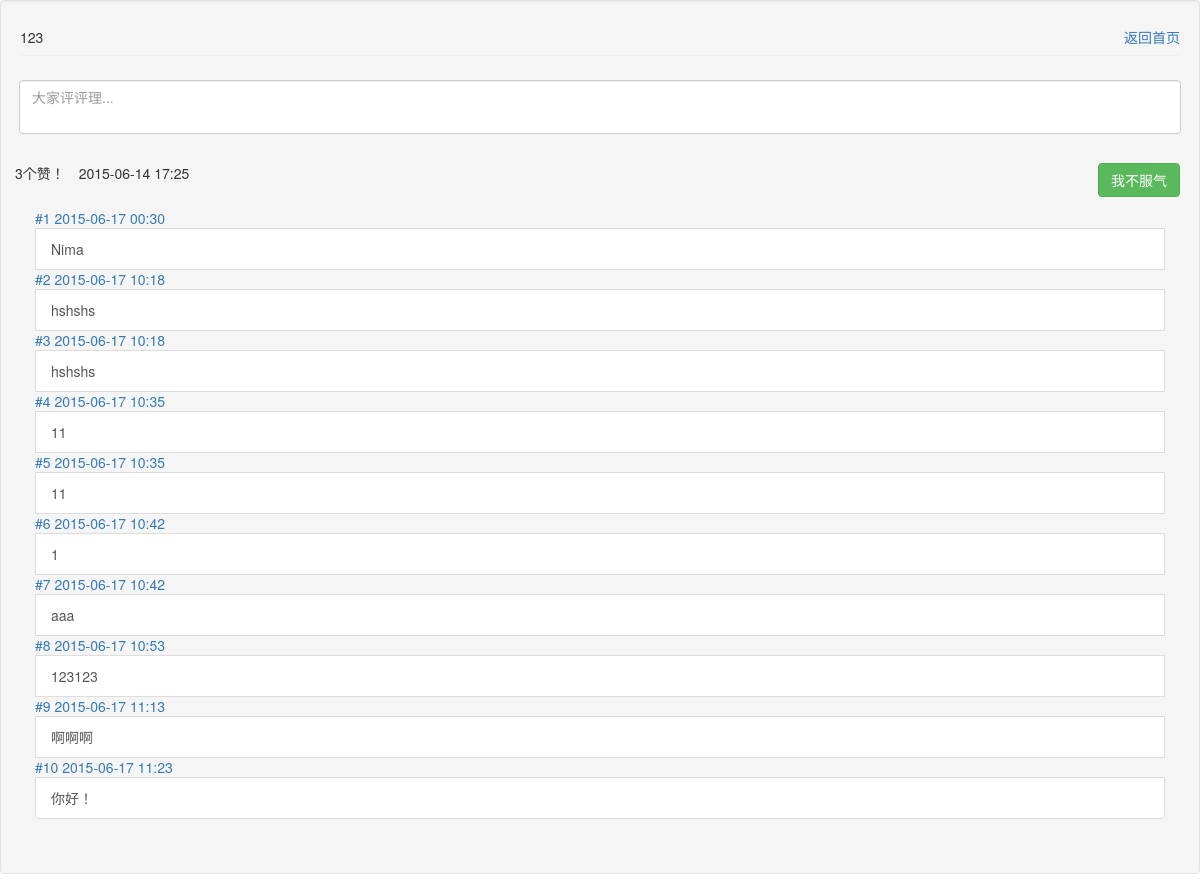
/comment/2, run on the app's committed database.
### Model.py (models this page shows, shortened)
class Post(db.Model):
	id = db.Column(db.Integer, primary_key=True)
	content = db.Column(db.Text)
	like_num = db.Column(db.Integer, default = 0)
	create_time = db.Column(db.DateTime, default=datetime.datetime.now)
	location = db.Column(db.Integer)
	comment_id = db.relationship('PostComment', backref='post')

class PostComment(db.Model):
	id = db.Column(db.Integer, primary_key=True)
	content = db.Column(db.Text)
	create_time = db.Column(db.DateTime, default=datetime.datetime.now)
	post_id = db.Column(db.Integer, db.ForeignKey('post.id'))

### ShitTalk.py (the view)
@app.route('/comment/<post_id>', methods=['GET', 'POST'])
def comment(post_id):
	post = Post.query.filter_by(id = int(post_id)).first()
	if post != None:
		if request.method == 'POST':
			if request.form['comment_content'] != "":
				comt = request.form['comment_content']
				post_id = post.id
				addComment.delay(comt, post_id)
				return redirect(url_for('comment', post_id = post_id))
		post = Post.query.filter_by(id = int(post_id)).first()
		post_content = post.content
		post_like = post.like_num
		post_time = post.create_time
		comments = PostComment.query.filter_by(post_id = int(post_id)).all()
		coms = []
		coms_time = []
		if comments != []:
			for x in comments:
				coms.append(x.content)
				coms_time.append(x.create_time)
		length = len(comments)
		post_id = str(post_id)
		return render_template('comment.html', length = length, comments = coms, comments_time = coms_time, post_content = post_content, post_time = post_time, post_like = post_like, post_id = post_id)
	return redirect(url_for('index'))

### templates/comment.html (shortened to what this page needs)
<!DOCTYPE html>
<html>
    <head>
        <link rel="stylesheet" type="text/css" href="../static/default.css">
        <link rel="stylesheet" href="../static/assets/css/bootstrap.css" type="text/css">
        <link rel="stylesheet" href="../static/assets/css/google-plus.css" type="text/css">
        <link rel="stylesheet" href="../static/assets/css/bootstrap.min.css" type="text/css">
    </head>
    <body>
        <div class="well">
             <form class="form-horizontal" role="form" action="{{ '/comment/'+ post_id }}" method="POST">
              <h5 style="word-break:break-word;">{{ post_content }}<a href="/" style="float:right;">返回首页</a></h5>
               <div class="form-group" style="padding:14px;">
                <textarea class="form-control" name="comment_content" placeholder="大家评评理..."></textarea>
              </div>
               <button class="btn btn-success pull-right" type="submit">我不服气</button>
               <ul class="list-inline">
                    <li>{{ post_like }}个赞！</li>
                    <li>{{ post_time.strftime('%Y-%m-%d %H:%M') }}</li>
               </ul>
            </form>
            <div class="panel-body">
              <div class="list-group">
                {% for i in range(length) %}
                    <a >#{{i+1}} {{ comments_time[i].strftime('%Y-%m-%d %H:%M') }}</a><a class="list-group-item" style="word-break:break-word;">{{ comments[i] }}</a>
                {% endfor %}
              </div>
            </div>
        </div>
    </body>
</html>

### static/default.css (style rules this page uses)
* { -webkit-box-sizing: border-box; -moz-box-sizing: border-box; box-sizing: border-box; }

### static/assets/css/google-plus.css (style rules this page uses)
body { background-color:#e0e0e0; -webkit-font-smoothing: antialiased; font: normal 14px Roboto,arial,sans-serif; }
.btn,.form-control,.panel,.list-group,.well { border-radius:1px;box-shadow:0 0 0; }
.form-control { border-color:#d7d7d7; }
.well,.panel { border-color:#d2d2d2;box-shadow:0 1px 0 #cfcfcf;border-radius:3px; }
.btn-success,.label-success,.progress-bar-success { background-color:#65b045; }
button { outline: 0; }
textarea { resize: none; outline: 0; }
.list-group-item:first-child,.list-group-item:last-child { border-radius:0; }
h3,h4,h5 { border:0 solid #efefef; border-bottom-width:1px; padding-bottom:10px; }

### data on the page
Post: content "123", strftime "2015-06-14 17:25"
PostComment: create_time "2015-06-17 00:30", content "Nima"
PostComment: create_time "2015-06-17 10:18", content "hshshs"
PostComment: create_time "2015-06-17 10:18", content "hshshs"
PostComment: create_time "2015-06-17 10:35", content "11"
PostComment: create_time "2015-06-17 10:35", content "11"
PostComment: create_time "2015-06-17 10:42"
PostComment: create_time "2015-06-17 10:42", content "aaa"
PostComment: create_time "2015-06-17 10:53", content "123123"
PostComment: create_time "2015-06-17 11:13", content "啊啊啊"
PostComment: create_time "2015-06-17 11:23", content "你好！"

### other printed values
{{ post_like }} "3"
{{ i+1 }} "1" "2" "3" "4" "5" "6" "7" "8" "9" "10"
{{ comments[i] }} "1"
